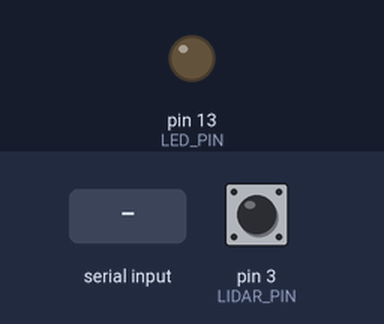
The sketch below on a simulated Arduino Uno, built with avr-gcc and run on an emulated ATmega328P. Shown: output pins drawn as LEDs (lit = HIGH). The test bench sets the inputs (shaded band); at power-on: pin 3 (LIDAR_PIN) HIGH. What the sketch prints to the serial monitor is not drawn.

Above: at 1.2 s.
1.3 s: "light" received over Serial
At 1.7 s:
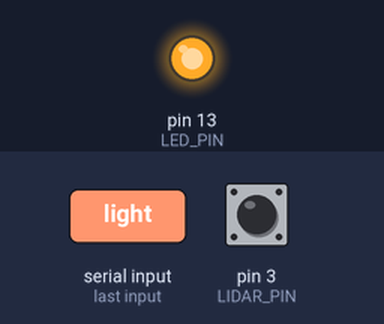
5.9 s: "lightoff" received over Serial
At 6.4 s:
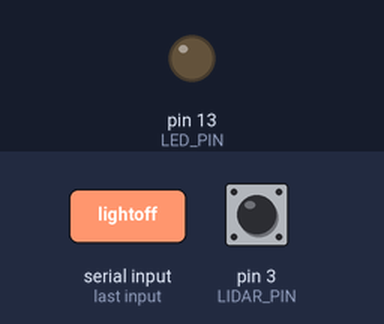
Timing chart, 0 to 8.4 s (numbered marks = the images above; inputs shaded):
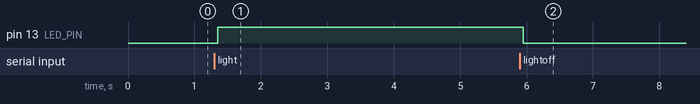

Measured:
- after the input at 1.3 s, pin 13 (LED_PIN): LOW → HIGH after 0.05 s
- after the input at 5.9 s, pin 13 (LED_PIN): HIGH → LOW after 0.05 s

The sketch:

leverControl.ino
```cpp
#include <Wire.h>

// Lever control / Fab

int LED_PIN = 13;
int LIDAR_PIN = 3;

int currentState = 10;

//Setup
void setup() {


  pinMode( LED_PIN, OUTPUT);
  pinMode( LIDAR_PIN, INPUT_PULLUP);

  Serial.begin(115200); // 57600
  Serial.setTimeout( 50 );

  digitalWrite( LED_PIN, LOW );
  Serial.println("Lever control started.");
}

//Loop
void loop() {

  int r = digitalRead(LIDAR_PIN);
  if ( currentState != r )
  {
    if ( r )
    {
      Serial.println("release");
    }else
    {
      Serial.println("press");
    }
    currentState = r;
  }

  if (Serial.available() > 0)  // read incoming orders
  {

    String incomingString = Serial.readString();
    incomingString.trim();

    if ( incomingString.equals( "light" ) )
    {
        digitalWrite( LED_PIN, HIGH );
    }

    if ( incomingString.equals( "lightoff" ) )
    {
        digitalWrite( LED_PIN, LOW );
    }

    if ( incomingString.equals( "click" ) )
    {
      //todo
    }

    if ( incomingString.equals( "ping" ) )
    {
      Serial.println("pong");
    }

  }


  // Serial.println("pellet picked");


}

/*
void manageFeeding()
{
  if ( !tryFeeding )
  {
    return;
  }

  digitalWrite (MOTOR_ENABLE, HIGH);  //Enable motor driver
  fed3.stepper.step(1);
  if ( checkPellet() )
  {
    fed3.ReleaseMotor ();
    tryFeeding = false;
  }

  if ( millis() - startFeedingMs > 60000 )
  {
    Serial.println("feed timeout");
    fed3.ReleaseMotor ();
    tryFeeding = false;
  }

}

boolean checkPellet()
{
  for (int j = 0; j < 20; j++)
  {
    delayMicroseconds(100);
    if (digitalRead (PELLET_WELL) == LOW)
    {
      delayMicroseconds(100);
      // Debounce
      if (digitalRead (PELLET_WELL) == LOW)
      {
        return true;
      }
    }
  }
  return false;
}
*/
```
